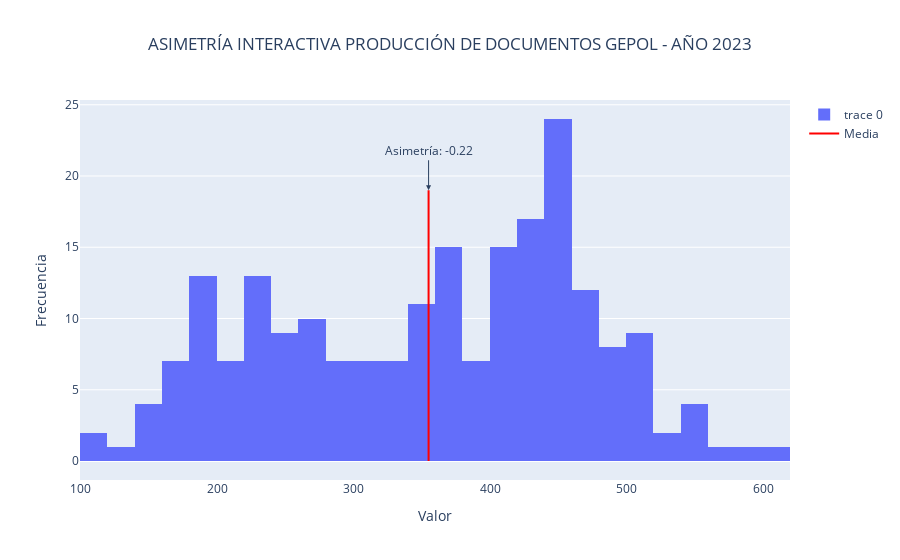

The code cell stored with this chart in its notebook:
### Markdown cell above
### Interactive asimetric chart

### Code cell
# Calcula la asimetría
skewness = data['Cantidad'].skew()

# Crea un histograma para visualizar la distribución de datos
fig = go.Figure()

fig.add_trace(go.Histogram(x=data['Cantidad'], nbinsx=30))

# Agrega una línea vertical para mostrar la media
media = data['Cantidad'].mean()
fig.add_trace(go.Scatter(x=[media, media], y=[0, max(np.histogram(data['Cantidad'], bins=30)[0])],
                         mode='lines', name='Media', line=dict(color='red', width=2)))

# Agrega texto para mostrar la asimetría en el gráfico
fig.add_annotation(x=media, y=max(np.histogram(data['Cantidad'], bins=30)[0]),
                   text=f"Asimetría: {skewness:.2f}", showarrow=True, arrowhead=2, ax=0, ay=-40)

# Configura el diseño del gráfico
fig.update_layout(title_text='ASIMETRÍA INTERACTIVA PRODUCCIÓN DE DOCUMENTOS GEPOL - AÑO 2023',
                  xaxis_title='Valor',
                  yaxis_title='Frecuencia')

# Centrar el título
fig.update_layout(title_x=0.5)

# Muestra el gráfico
fig.show()

### Figure 1 — Plotly figure (JSON) as saved in the notebook; plotly's stock layout.template omitted (floating-point values rounded to 4 significant figures; data arrays with more than 128 entries replaced by an {"elided": "..."} marker saying what was removed)
{"data": [{"nbinsx": 30, "type": "histogram", "x": {"elided": "214 int values"}}, {"line": {"color": "red", "width": 2}, "mode": "lines", "name": "Media", "type": "scatter", "x": [354.8, 354.8], "y": [0, 19]}], "layout": {"annotations": [{"arrowhead": 2, "ax": 0, "ay": -40, "showarrow": true, "text": "Asimetría: -0.22", "x": 354.8, "y": 19}], "title": {"text": "ASIMETRÍA INTERACTIVA PRODUCCIÓN DE DOCUMENTOS GEPOL - AÑO 2023", "x": 0.5}, "xaxis": {"title": {"text": "Valor"}}, "yaxis": {"title": {"text": "Frecuencia"}}}}
